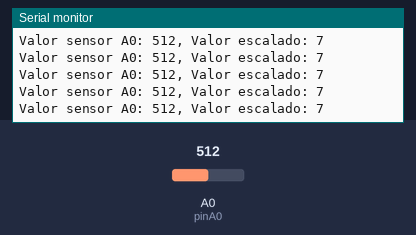
A sketch run on a simulated Arduino Uno, built with avr-gcc and run on an emulated ATmega328P. Parts: the last lines printed to the serial monitor. The test bench sets the inputs (shaded band); at power-on: A0 (pinA0) = 512.

Above: at 1.2 s.
1.3 s: A0 (pinA0) set to 716
At 1.31 s:
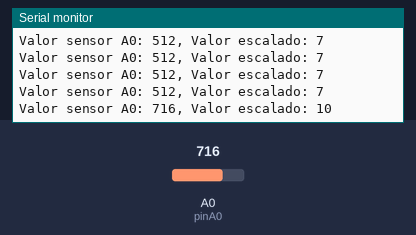
2.8 s: A0 (pinA0) set to 900
At 2.82 s:
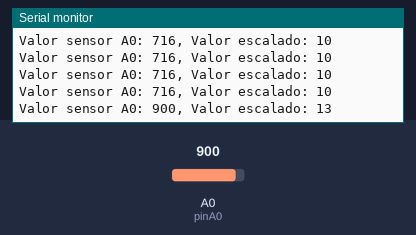
Timing chart, 0 to 5.8 s (numbered marks = the images above; inputs shaded):
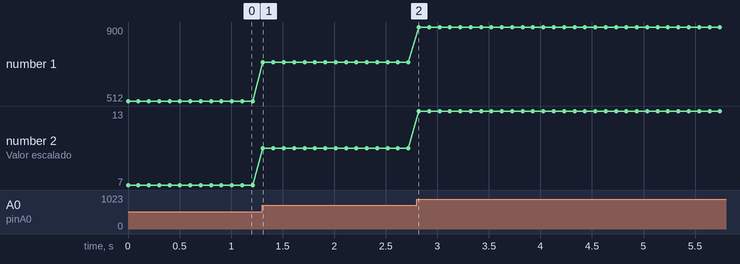

The sketch:

lab1-3.ino
```cpp
const int pinA0 = A0;    // Pin de entrada analógica para la señal sinuoidal
const int bits = 4;      // 4 bits para limitar la señal
const int maxValue = pow(2, bits) - 1;

void setup() {
  // Inicializa la comunicación serie para imprimir valores
  Serial.begin(9600);
}

void loop() {
  // Obtiene el tiempo transcurrido en milisegundos
  unsigned long tiempo = millis();

  // Lee el valor analógico de A0 (0-1023, 10 bits)
  int sensorValue = analogRead(pinA0);

  // Escala el valor a 4 bits (0-15)
  int scaledValue = map(sensorValue, 0, 1023, 0, maxValue);

  // Imprime el tiempo, valor A0 y valor en 4 bits en formato CSV
  /*Serial.print(tiempo);
  Serial.print(",");
  Serial.print(sensorValue);
  Serial.print(",");
  Serial.println(scaledValue);*/
// Imprime los valores con etiquetas
  Serial.print("Valor sensor A0: ");
  Serial.print(sensorValue);
  Serial.print(", Valor escalado: ");
  Serial.println(scaledValue);

  // delay de cambios
  delay(100);
}
```

Measured:
- after the input at 1.3 s, the serial monitor: prints a new line at once (image 1)
- after the input at 2.8 s, the serial monitor: prints a new line at once (image 2)
- plotted number 1: 512 → 716 after the input at 1.3 s, 716 → 900 after the input at 2.8 s
- plotted number 2: 7 → 10 after the input at 1.3 s, 10 → 13 after the input at 2.8 s
